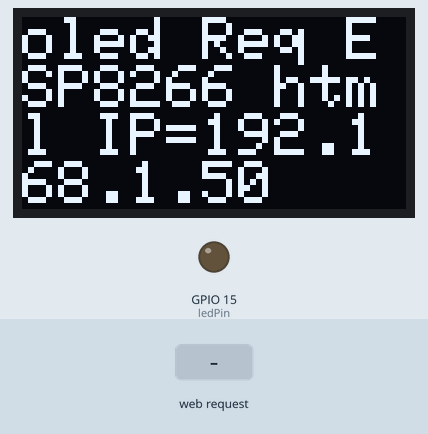
Recording of a sketch running on a simulated ESP8266 (NodeMCU). On the bench: 128×64 one-colour display, output pins drawn as LEDs (lit = HIGH). The test bench sets the inputs (shaded band). WiFi joins after 1.5 s; servers stay silent unless stated.

Above: at 4.7 s.
4.8 s: HTTP request GET /LED=ON received
At 5.3 s:
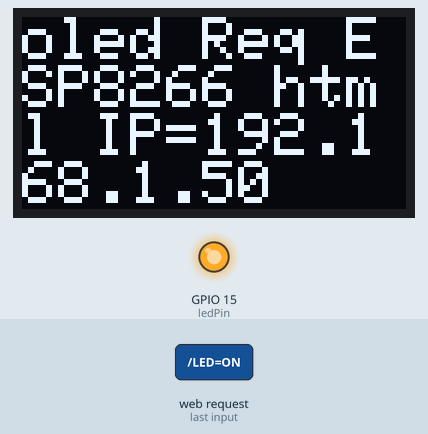
6.3 s: HTTP request GET /LED=OFF received
At 7.7 s:
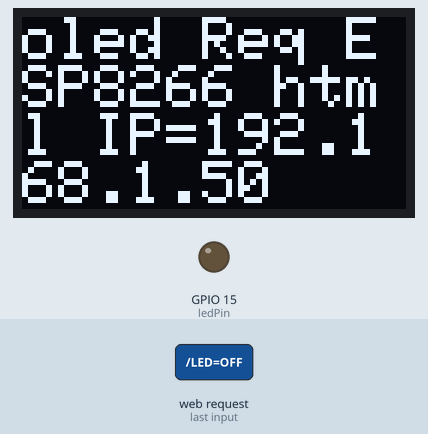
Timing chart, 0 to 9.3 s (numbered marks = the images above; inputs shaded):
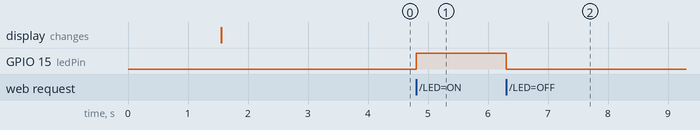

The sketch:

ESP8266_Oled_STA_1_led_HTML_Request.ino
```cpp
#include <ESP8266WiFi.h>
#include <Adafruit_SSD1306.h>
#include <Adafruit_GFX.h>
#define OLED_ADDR   0x3C
Adafruit_SSD1306 display(-1);

const char* ssid = "nume router";
const char* password = "password router";

int ledPin = 15;

WiFiServer server(80);

void setup()
{
  pinMode(ledPin,OUTPUT);
  digitalWrite(ledPin,LOW);

Serial.begin(115200);
WiFi.begin(ssid, password);
while (WiFi.status() != WL_CONNECTED) {
delay(500);

    }
server.begin();

  display.begin(SSD1306_SWITCHCAPVCC, OLED_ADDR);
  display.clearDisplay();
  display.setTextSize(2);
  display.setTextColor(WHITE);
  display.setCursor(0,0);
  display.print("oled Req ESP8266 html IP=");
  display.print(WiFi.localIP());
  display.display();
delay(2000);
}

void loop() {
  // check if a client is connected
  WiFiClient client = server.available();

// send a response to the client
  client.println("HTTP/1.1 200 OK");
  client.println("Content-Type: text/html");
  client.println(""); //  obligatoriu acesta linie
  client.println("<!DOCTYPE HTML>");
  client.println("<html>");
  client.println("<body>");
  client.println("<h1>LED REQUEST</h1>");

  client.println("<br><br>");
  client.println("<center><a href=\"/LED=ON\"\"><button=\"button style=\"font-size:400%\">Turn On </button></a>");
  client.println("<br><br>");
  client.println("<a href=\"/LED=OFF\"\"><button=\"button style=\"font-size:400%\">Turn Off </button></a>");
  client.println("</html>");

  if (!client) {
    return;
  }

  // wait for data from the client
   while(!client.available()){
    delay(1);
  }
  // read the first line of the client request, request
  String request = client.readStringUntil('\r');
  client.flush();
  //efectueaza solicitarea clientuui

  if (request.indexOf("/LED=ON") != -1)  {
    digitalWrite(ledPin, HIGH);
  }
  if (request.indexOf("/LED=OFF") != -1)  {
    digitalWrite(ledPin, LOW);
  }
  delay(1);
    }
```

Measured:
- after the input at 4.8 s, GPIO 15 (ledPin): LOW → HIGH at once
- after the input at 6.3 s, GPIO 15 (ledPin): HIGH → LOW at once
